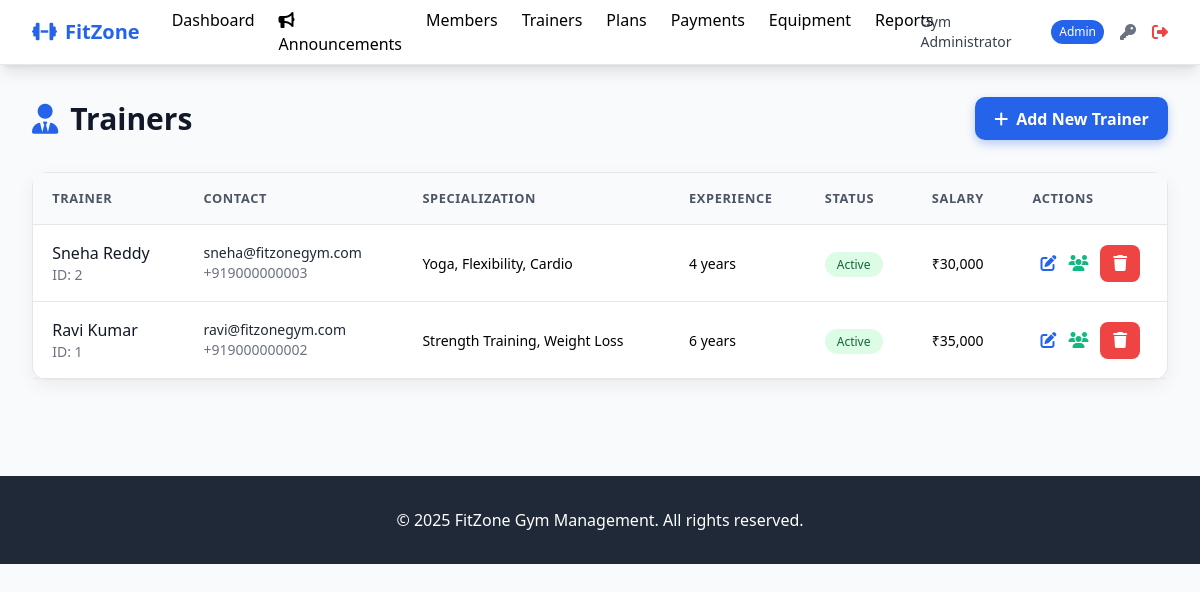
The page /admin/trainers (signed in) on the database as committed earlier.
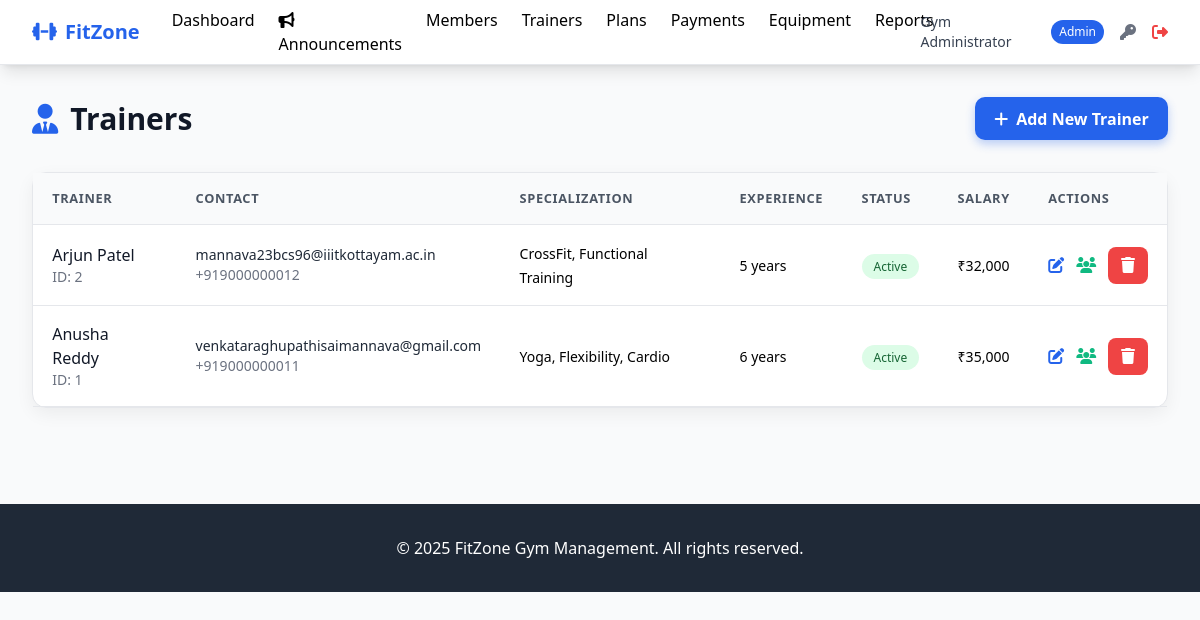
The same page on the database as committed later.
### tables this page shows
CREATE TABLE trainers (
            id INTEGER PRIMARY KEY AUTOINCREMENT,
            user_id INTEGER,
            phone TEXT NOT NULL,
            specialization TEXT,
            experience_years INTEGER,
            certification TEXT,
            salary DECIMAL(10,2),
            working_hours TEXT,
            bio TEXT,
            status TEXT DEFAULT 'active' CHECK (status IN ('active', 'inactive')),
            created_at TIMESTAMP DEFAULT CURRENT_TIMESTAMP,
            updated_at TIMESTAMP DEFAULT CURRENT_TIMESTAMP,
            FOREIGN KEY (user_id) REFERENCES users (id)
        );

CREATE TABLE users (
            id INTEGER PRIMARY KEY AUTOINCREMENT,
            username TEXT UNIQUE NOT NULL,
            email TEXT UNIQUE NOT NULL,
            password_hash TEXT NOT NULL,
            role TEXT NOT NULL CHECK (role IN ('admin', 'member', 'trainer')),
            full_name TEXT NOT NULL,
            phone TEXT,
            is_active BOOLEAN DEFAULT 1,
            created_at TIMESTAMP DEFAULT CURRENT_TIMESTAMP,
            updated_at TIMESTAMP DEFAULT CURRENT_TIMESTAMP
            -- reset_token TEXT,
            -- reset_token_expires TEXT
        );

### app/routes/admin.py (the view)
@admin_bp.route('/trainers')
@admin_required
def trainers():
    trainers = Trainer.get_all_with_details()
    return render_template('admin/trainers.html', trainers=trainers)

### app/models/database.py (called while the page is built)
def get_db_connection(db_path='gym_management.db'):
    conn = sqlite3.connect(db_path)
    conn.row_factory = sqlite3.Row
    conn.execute("PRAGMA foreign_keys = ON")
    return conn

def execute_query(query, params=(), db_path='gym_management.db', fetch=False):
    conn = get_db_connection(db_path)
    cursor = conn.cursor()
    try:
        cursor.execute(query, params)
        if fetch:
            result = cursor.fetchall()
            conn.close()
            return result
        else:
            conn.commit()
            last_id = cursor.lastrowid
            conn.close()
            return last_id
    except Exception as e:
        conn.close()
        try:
            from flask import current_app
            current_app.logger.error(f"DB Error: {e} | Query: {query} | Params: {params}")
        except:
            print(f"DB Error: {e} | Query: {query} | Params: {params}")
        raise

### app/templates/admin/trainers.html (shortened to what this page needs)
{% extends "base.html" %}
{% block content %}
<div class="flex justify-between items-center mb-8">
    <h1 class="text-3xl font-bold text-gray-900 flex items-center">
        <i class="fas fa-user-tie mr-3 text-blue-600"></i>Trainers
    </h1>
    <a href="{{ url_for('admin.add_trainer_form') }}" class="btn btn-primary">
        <i class="fas fa-plus mr-2"></i>Add New Trainer
    </a>
</div>
<div class="card">
    <div class="card-body p-0">
        {% if trainers %}
        <div class="overflow-x-auto">
            <table class="table">
                <thead>
                    <tr>
                        <th>Trainer</th>
                        <th>Contact</th>
                        <th>Specialization</th>
                        <th>Experience</th>
                        <th>Status</th>
                        <th>Salary</th>
                        <th class="text-center">Actions</th>
                    </tr>
                </thead>
                <tbody>
                    {% for trainer in trainers %}
                    <tr>
                        <td>
                            <div>
                                <div class="font-medium text-gray-900">{{ trainer.full_name }}</div>
                                <div class="text-sm text-gray-500">ID: {{ trainer.id }}</div>
                            </div>
                        </td>
                        <td>
                            <div>
                                <div class="text-sm text-gray-800">{{ trainer.email }}</div>
                                <div class="text-sm text-gray-500">{{ trainer.phone }}</div>
                            </div>
                        </td>
                        <td><span class="text-sm">{{ trainer.specialization }}</span></td>
                        <td><span class="text-sm">{{ trainer.experience_years }} years</span></td>
                        <td>
                            <span class="badge-{{ 'success' if trainer.status == 'active' else 'danger' }}">
                                {{ trainer.status|title }}
                            </span>
                        </td>
                        <td>
                            <span class="text-sm">{{ '₹{:,.0f}'.format(trainer.salary) if trainer.salary else 'N/A' }}</span>
                        </td>
                        <td class="text-center">
                            <div class="flex justify-center space-x-3">
                                <button class="text-primary hover:text-blue-700" title="Edit"
        onclick="window.location.href='{{ url_for('admin.edit_trainer', trainer_id=trainer.id) }}'">
    <i class="fas fa-edit"></i>
</button>
<button class="text-secondary hover:text-green-700" title="View Clients"
        onclick="window.location.href='{{ url_for('admin.view_trainer_clients', trainer_id=trainer.id) }}'">
    <i class="fas fa-users"></i>
</button>
                                <form method="get" action="{{ url_for('admin.confirm_delete_trainer', trainer_id=trainer.id) }}" style="display:inline">
                                    <button type="submit" class="btn-danger" title="Remove">
                                        <i class="fas fa-trash"></i>
                                    </button>
                                </form>
                            </div>
                        </td>
                    </tr>
                    {% endfor %}
                </tbody>
            </table>
        </div>
        {% endif %}
    </div>
</div>
{% endblock %}

### app/templates/base.html (shortened to what this page needs)
<!DOCTYPE html>
<html lang="en">
<head>
    <script src="https://cdn.tailwindcss.com"></script>
    <link href="https://cdnjs.cloudflare.com/ajax/libs/font-awesome/6.4.0/css/all.min.css" rel="stylesheet">
</head>
<body class="bg-gray-50 min-h-screen">
    {% if session.user_id %}
    <nav class="bg-white shadow-lg border-b border-gray-200">
        <div class="max-w-7xl mx-auto px-4 sm:px-6 lg:px-8">
            <div class="flex justify-between h-16">
                <div class="flex items-center space-x-8">
                    <div class="flex-shrink-0">
                        <h1 class="text-xl font-bold text-primary">
                            <i class="fas fa-dumbbell mr-2"></i>FitZone
                        </h1>
                    </div>
                    <div class="hidden md:flex space-x-6">
    {% if session.role == 'admin' %}
        <a href="{{ url_for('admin.dashboard') }}" class="nav-link">Dashboard</a>
        <a href="{{ url_for('admin.announcements') }}" class="nav-link">
            <i class="fas fa-bullhorn mr-1"></i> Announcements
        </a>
        <a href="{{ url_for('admin.members') }}" class="nav-link">Members</a>
        <a href="{{ url_for('admin.trainers') }}" class="nav-link">Trainers</a>
        <a href="{{ url_for('admin.membership_plans') }}" class="nav-link">Plans</a>
        <a href="{{ url_for('admin.payments') }}" class="nav-link">Payments</a>
        <a href="{{ url_for('admin.equipment_list') }}" class="nav-link">Equipment</a>
        <a href="{{ url_for('admin.reports') }}" class="nav-link">Reports</a>
    {% endif %}
</div>
                </div>
                <div class="flex items-center space-x-4">
                    <span class="text-sm text-gray-700">{{ session.full_name }}</span>
                    <span class="px-2 py-1 text-xs bg-primary text-white rounded-full">{{ session.role|title }}</span>
                    <a href="{{ url_for('auth.change_password_form') }}" class="text-gray-500 hover:text-gray-700">
                        <i class="fas fa-key"></i>
                    </a>
                    <a href="{{ url_for('auth.logout') }}" class="text-red-500 hover:text-red-700">
                        <i class="fas fa-sign-out-alt"></i>
                    </a>
                </div>
            </div>
        </div>
    </nav>
    {% endif %}
    <main class="max-w-7xl mx-auto px-4 sm:px-6 lg:px-8 py-8">
        {% block content %}{% endblock %}
    </main>
    <footer class="bg-gray-800 text-white mt-16">
        <div class="max-w-7xl mx-auto px-4 sm:px-6 lg:px-8 py-8">
            <div class="text-center">
                <p>&copy; {{ date.today().year }} FitZone Gym Management. All rights reserved.</p>
            </div>
        </div>
    </footer>
</body>
</html>

### app/templates/admin/trainers.html (style rules this page uses)
.card { background: #fff; border-radius: 14px; border: 1px solid #e5e7eb; box-shadow: 0 6px 18px rgba(0, 0, 0, 0.06); transition: all 0.3s ease-in-out; }
.table { width: 100%; border-collapse: collapse; }
.table thead { background: #f9fafb; text-transform: uppercase; font-size: 0.8rem; letter-spacing: 0.05em; color: #4b5563; }
.table th, .table td { padding: 1rem 1.2rem; text-align: left; border-bottom: 1px solid #e5e7eb; }
.btn { display: inline-flex; align-items: center; justify-content: center; padding: 0.6rem 1.2rem; border-radius: 10px; font-weight: 600; transition: all 0.2s ease-in-out; }
.btn-primary { background: #2563EB; color: #fff; box-shadow: 0 4px 10px rgba(37, 99, 235, 0.3); }
.btn-danger { background: #ef4444; color: #fff; border: none; padding: 0.4rem 0.8rem; border-radius: 8px; font-weight: 600; transition: all 0.2s ease-in-out; }
.badge-success { background: #dcfce7; color: #166534; padding: 0.25rem 0.75rem; border-radius: 9999px; font-weight: 500; font-size: 0.75rem; }
.text-primary { color: #2563EB; }
.text-secondary { color: #10b981; }

### app/templates/base.html (style rules this page uses)
.nav-link { @apply text-gray-600 hover:text-primary transition-colors duration-200 font-medium; }
.btn { @apply px-4 py-2 rounded-lg font-medium transition-all duration-200 focus:outline-none focus:ring-2 focus:ring-offset-2; }
.btn-primary { @apply bg-primary text-white hover:bg-blue-700 focus:ring-primary; }
.btn-danger { @apply bg-danger text-white hover:bg-red-700 focus:ring-danger; }
.card { @apply bg-white rounded-xl shadow-sm border border-gray-200 overflow-hidden; }
.card-body { @apply p-6; }
.table { @apply w-full border-collapse bg-white rounded-lg overflow-hidden shadow-sm; }
.table thead { @apply bg-gray-50; }
.table th { @apply px-6 py-3 text-left text-xs font-medium text-gray-500 uppercase tracking-wider border-b border-gray-200; }
.table td { @apply px-6 py-4 text-sm text-gray-900 border-b border-gray-200; }
.badge-success { @apply bg-green-100 text-green-800; }

Rows that differ between the two databases and show on the page:
changed trainers id 2: full_name "Sneha Reddy" → "Arjun Patel"; email "sneha@fitzonegym.com" → "mannava23bcs96@iiitkottayam.ac.in"; phone "+919000000003" → "+919000000012"; specialization "Yoga, Flexibility, Cardio" → "CrossFit, Functional Training"; experience_years "4" → "5"; salary "₹30,000" → "₹32,000"
changed trainers id 1: full_name "Ravi Kumar" → "Anusha Reddy"; email "ravi@fitzonegym.com" → "venkataraghupathisaimannava@gmail.com"; phone "+919000000002" → "+919000000011"; specialization "Strength Training, Weight Loss" → "Yoga, Flexibility, Cardio"
